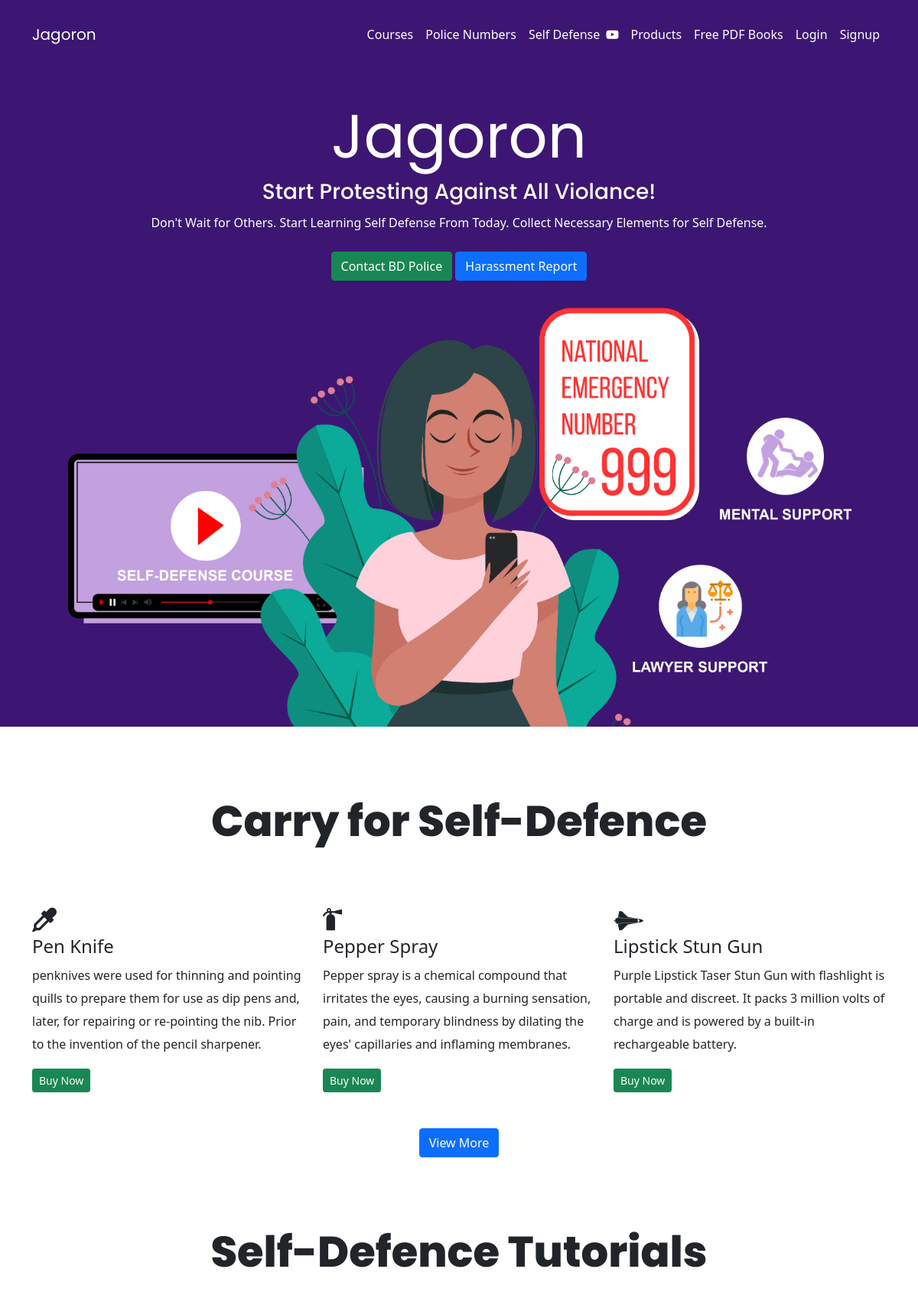
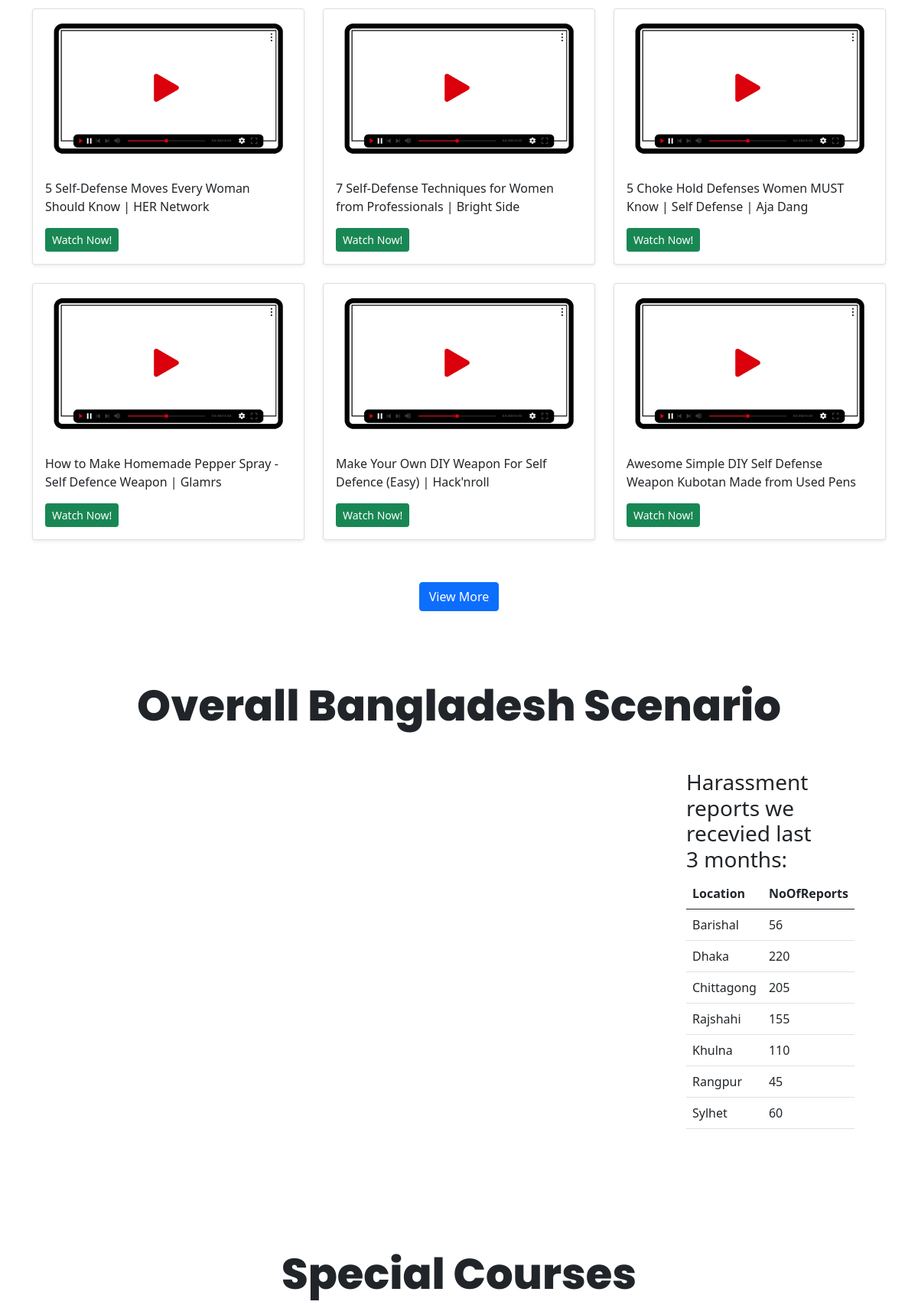
The page / (upper part) on the database its author committed (2 pictures, top to bottom).
### tables this page shows
CREATE TABLE `Harassment_Map` (
  `sno` int(11) NOT NULL,
  `Division` varchar(60) NOT NULL,
  `Location` varchar(60) NOT NULL,
  `noOfReports` int(11) NOT NULL
);

### index.php (the view, shortened to what this page needs)
<!doctype html>
<html>
<head>
  <link rel="stylesheet" href="https://cdnjs.cloudflare.com/ajax/libs/font-awesome/4.7.0/css/font-awesome.min.css">
  <link href="https://cdn.jsdelivr.net/npm/bootstrap@5.0.2/dist/css/bootstrap.min.css" rel="stylesheet">
</head>
<body>
  <?php require 'partials/nav.php'?>
  <div class="container-fluid mycontain" style="background-color: #3D1673">
  <div class="row align-items-center text-center text-white">
    <div class="col-md-12 col-lg-12 col-12" style="line-height: 30px">
      <h1 class="display-1" style="font-family: Poppins, Arial; font-weight: 400; margin-top: 40px;">Jagoron</h1>
      <h3 style="font-family: Poppins, Arial; ">Start Protesting Against All Violance!</h3>
      <p>Don't Wait for Others. Start Learning Self Defense From Today. Collect Necessary Elements for Self Defense.
      </p>
      <button type="button" style="margin-top: 7px;" onclick="document.getElementById('id01').style.display='block'"
        class="btn btn-success ">Contact BD Police</button>
      <a button type="button" style="margin-top: 7px;" class="btn btn-primary"
        href="harassmentComplaintForm.php">Harassment Report</a>
      <img src="Header2.png" width="100%" alt="header">
    </div>
  </div>
</div>
  <main class="container">
    <div id="products">
      <div class="text-center">
        <h1 class="display-4" style="font-family: 'Poppins', 'Arial'; font-weight: 800; margin-top: 90px;">Carry for Self-Defence</h1>
      </div>
      <div class="row" style="margin-top: 80px;">
        <div class="col-lg-4" style="line-height: 30px">
          <i class="fa fa-eyedropper fa-2x"></i>
          <h4>Pen Knife</h4>
          <p>penknives were used for thinning and pointing quills to prepare them for use as dip pens and, later, for
            repairing or re-pointing the nib. Prior to the invention of the pencil sharpener.</p>
          <p><a button type="button" class="btn btn-success btn-sm"
              href="products.php">Buy
              Now</a></p>
        </div>
        <div class=" col-lg-4" style="line-height: 30px">
          <i class="fa fa-fire-extinguisher fa-2x"></i>
          <h4>Pepper Spray</h4>
          <p>Pepper spray is a chemical compound that irritates the eyes, causing a burning sensation, pain, and
            temporary blindness by dilating the eyes' capillaries and inflaming membranes.</p>
          <p><a button type="button" class="btn btn-success btn-sm"
              href="products.php">Buy
              Now</a></p>
        </div>
        <div class="col-lg-4" style="line-height: 30px">
          <i class="fa fa-space-shuttle  fa-2x"></i>
          <h4>Lipstick Stun Gun</h4>
          <p>Purple Lipstick Taser Stun Gun with flashlight is portable and discreet. It packs 3 million volts of charge
            and is powered by a built-in rechargeable battery. </p>
          <p><a button type="button" class="btn btn-success btn-sm"
              href="products.php">Buy Now</a></p>
        </div>
      </div>
      <div class="text-center mb-4 mt-4">
        <a button type="button" style="margin-top: 7px;" class="btn btn-primary" href="products.php">View More</a>
      </div>
    </div>
    <div id="Tutorials">
      <div class="text-center">
        <h1 class="display-4" style="font-family: 'Poppins', 'Arial'; font-weight: 800; margin-top: 90px; margin-bottom: 50px;">Self-Defence Tutorials</h1>
      </div>
      <div class="row">
        <div class="col-md-6 col-lg-4 col-12">
          <div class="card mb-4 shadow-sm">
            <img src="Thumb.png" class="img-fluid" alt="header">
            <div class="card-body">
              <p class="card-text">5 Self-Defense Moves Every Woman Should Know | HER Network</p>
              <div class="d-flex justify-content-between align-items-center">
                <div class="btn-group">
                  <a button type="button" class="btn btn-success btn-sm"
                    href="https://www.youtube.com/watch?v=KVpxP3ZZtAc">Watch Now!</a>
                </div>
              </div>
            </div>
          </div>
        </div>
        <div class="col-md-6 col-lg-4 col-12">
          <div class="card mb-4 shadow-sm">
            <img src="Thumb.png" class="img-fluid" alt="header">
            <div class="card-body">
              <p class="card-text">7 Self-Defense Techniques for Women from Professionals | Bright Side</p>
              <div class="d-flex justify-content-between align-items-center">
                <div class="btn-group">
                  <a button type="button" class="btn btn-success btn-sm"
                    href="https://www.youtube.com/watch?v=T7aNSRoDCmg">Watch Now!</a>
                </div>
              </div>
            </div>
          </div>
        </div>
        <div class="col-md-6 col-lg-4 col-12">
          <div class="card mb-4 shadow-sm">
            <img src="Thumb.png" class="img-fluid" alt="header">
            <div class="card-body">
              <p class="card-text">5 Choke Hold Defenses Women MUST Know | Self Defense | Aja Dang</p>
              <div class="d-flex justify-content-between align-items-center">
                <div class="btn-group">
                  <a button type="button" class="btn btn-success btn-sm"
                    href="https://www.youtube.com/watch?v=-V4vEyhWDZ0">Watch Now!</a>
                </div>
              </div>
            </div>
          </div>
        </div>
      </div>
      <div class="row">
        <div class="col-md-6 col-lg-4">
          <div class="card mb-4 shadow-sm">
            <img src="Thumb.png" class="img-fluid" alt="header">
            <div class="card-body">
              <p class="card-text">How to Make Homemade Pepper Spray - Self Defence Weapon | Glamrs </p>
              <div class="d-flex justify-content-between align-items-center">
                <div class="btn-group">
                  <a button type="button" class="btn btn-success btn-sm"
                    href="https://www.youtube.com/watch?v=WWfquvm_Xn4">Watch Now!</a>
                </div>
              </div>
            </div>
          </div>
        </div>
        <div class="col-md-6 col-lg-4">
          <div class="card mb-4 shadow-sm">
            <img src="Thumb.png" class="img-fluid" alt="header">
            <div class="card-body">
              <p class="card-text">Make Your Own DIY Weapon For Self Defence (Easy) | Hack'nroll </p>
              <div class="d-flex justify-content-between align-items-center">
                <div class="btn-group">
                  <a button type="button" class="btn btn-success btn-sm"
                    href="https://www.youtube.com/watch?v=SDBEaBTKCIs&list=PLuTzdcaA5YOqKnDWB0-hdf4sT0LyFDXxM">Watch
                    Now!</a>
                </div>
              </div>
            </div>
          </div>
        </div>
        <div class="col-md-6 col-lg-4">
          <div class="card mb-4 shadow-sm">
            <img src="Thumb.png" class="img-fluid" alt="header">
            <div class="card-body">
              <p class="card-text">Awesome Simple DIY Self Defense Weapon Kubotan Made from Used Pens</p>
              <div class="d-flex justify-content-between align-items-center">
                <div class="btn-group">
                  <a button type="button" class="btn btn-success btn-sm"
                    href="https://www.youtube.com/watch?v=ufwSOgjBur0">Watch Now!</a>
                </div>
              </div>
            </div>
          </div>
        </div>
      </div>
    </div>
      <div class="text-center mb-4 mt-4">
        <a button type="button" style="margin-top: 7px;" class="btn btn-primary" href="tutorials.php">View More</a>
      </div>
  <div id="map">
      <div class="text-center">
        <h1 class="display-4" style="font-family: 'Poppins', 'Arial'; font-weight: 800; margin-top: 90px; margin-bottom: 50px;">Overall Bangladesh Scenario</h1>
      </div>
      <div class="row " style="padding: 0px; margin-top: 40px;" id="all">
            <div class="col-md-9 col-lg-9 col-12">
            </div>
            <div class="col-md-2 col-lg-2 col-12">
              <h3>Harassment reports we recevied last 3 months:</h3>
              <table class="table">
              <thead>
                <tr>
                  <th scope="col">Location</th>
                  <th scope="col">NoOfReports</th>
                </tr>
              </thead>
              <tbody>
                <?php
                  $host = 'localhost';
	               $user = 'root';
	               $pass = '';
	               $db = 'jagoron';
	               $mysqli = new mysqli($host,$user,$pass,$db) or die($mysqli->error);
	               $sqltable = "select * from Harassment_Map";
                  $resulttable = mysqli_query($mysqli, $sqltable);
                    if ($resulttable->num_rows > 0):
                    ?>
                <?php while($array=mysqli_fetch_row($resulttable)): ?>
                <tr>
                    <td><?php echo $array[2];?></td>
                    <td><?php echo $array[3];?></td>
                </tr>
                <?php endwhile; ?>
                <?php else: ?>
                <tr>
                   <td colspan="3" rowspan="1" headers="">No Data Found</td>
                </tr>
                <?php endif; ?>
              </tbody>
            </table>
            </div>
        </div>
    <div id="courses">
      <div class="text-center">
        <h1 class="display-4" style="font-family: 'Poppins', 'Arial'; font-weight: 800; margin-top: 90px; margin-bottom: 50px;">Special Courses</h1>
      </div>
    </div>
  </main>
</body>
</html>

### index.php (style rules this page uses)
html { scroll-behavior: smooth; }
body { background-color: #ffffff; }

### rows shown on the page
harassment_map: Location "Barishal", noOfReports "56"
harassment_map: Location "Dhaka", noOfReports "220"
harassment_map: Location "Chittagong", noOfReports "205"
harassment_map: Location "Rajshahi", noOfReports "155"
harassment_map: Location "Khulna", noOfReports "110"
harassment_map: Location "Rangpur", noOfReports "45"
harassment_map: Location "Sylhet", noOfReports "60"
